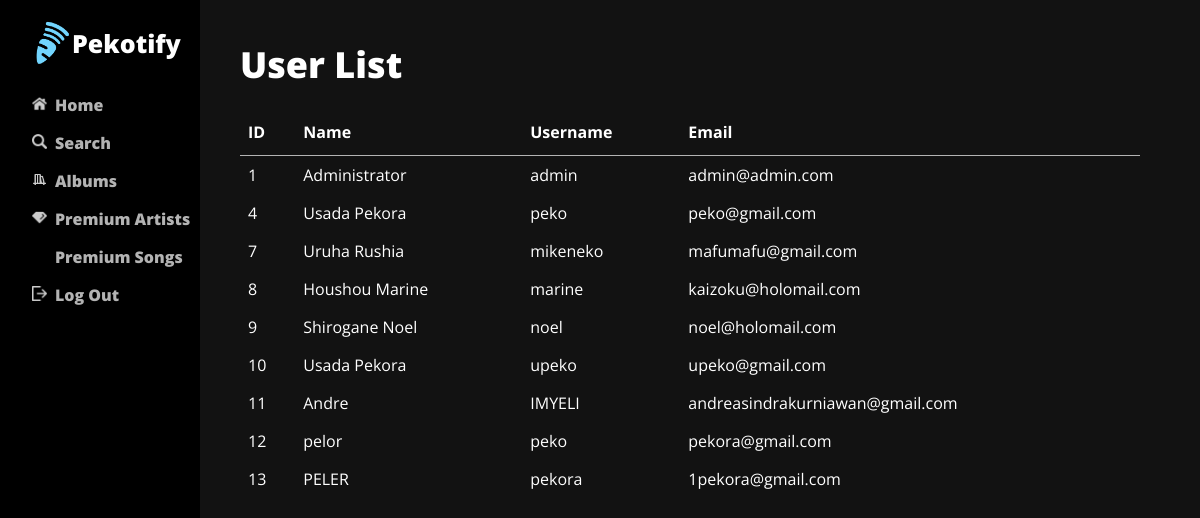
Screenshot of /user-list.php with the database file from the repository.
### tables this page shows
CREATE TABLE `user` (
  `user_id` int NOT NULL AUTO_INCREMENT,
  `email` varchar(255) NOT NULL,
  `password` varchar(255) NOT NULL,
  `username` varchar(255) NOT NULL,
  `name` varchar(255) NOT NULL,
  `isAdmin` tinyint(1) NOT NULL,
  PRIMARY KEY (`user_id`)
);

### src/user-list.php (the view, shortened to what this page needs)
<!DOCTYPE html>
<html lang="en">
<head>
    <link rel="stylesheet" href="css/style.css">
    <link rel="stylesheet" href="css/sidenav.css">
    <link rel="stylesheet" href="css/user-list.css">
</head>
<body>
    <div class="container">
        <?php
            include "component/sidenav.php";
            include "config.php";
        ?>
        <div class="user-list">
            <h1>User List</h1>
            <table class="user-table">
                <tr>
                    <th>ID</th>
                    <th>Name</th>
                    <th>Username</th>
                    <th>Email</th>
                </tr>
                <?php
                    $query = "SELECT * FROM user";
                    $result = mysqli_query($db, $query);
                    while ($row = mysqli_fetch_assoc($result)) {
                        echo "<tr>";
                        echo "<td>" . $row['user_id'] . "</td>";
                        echo "<td>" . $row['name'] . "</td>";
                        echo "<td>" . $row['username'] . "</td>";
                        echo "<td>" . $row['email'] . "</td>";
                        echo "</tr>";
                    }
                ?>
            </table>
        </div>
    </div>
</body>
</html>

### src/css/style.css (style rules this page uses)
* { margin: 0px; padding: 0px; font-family: "Open Sans"; color: #ffffff; }
body { background-color: #121212; }
.container { display: flex; flex-direction: row; justify-content: stretch; }

### src/css/user-list.css (style rules this page uses)
.user-list { margin: 40px; min-width: 75%; color: #b3b3b3; }
.user-list h1 { font-size: 36px; font-weight: 800; margin-bottom: 20px; }
.user-table { border-collapse: collapse; width: 100%; }
.user-table td, .user-table th { padding: 8px; }
.user-table th { padding-top: 12px; padding-bottom: 12px; text-align: left; border-bottom: 0.5px solid #b3b3b3; }

### rows the page displays
user: user_id "1", name "Administrator", username "admin", email "admin@admin.com"
user: user_id "4", name "Usada Pekora", username "peko", email "peko@gmail.com"
user: user_id "7", name "Uruha Rushia", username "mikeneko", email "mafumafu@gmail.com"
user: user_id "8", name "Houshou Marine", username "marine", email "kaizoku@holomail.com"
user: user_id "9", name "Shirogane Noel", username "noel", email "noel@holomail.com"
user: user_id "10", name "Usada Pekora", username "upeko", email "upeko@gmail.com"
user: user_id "11", name "Andre", username "IMYELI", email "andreasindrakurniawan@gmail.com"
user: user_id "12", name "pelor", username "peko", email "pekora@gmail.com"
user: user_id "13", name "PELER", username "pekora", email "1pekora@gmail.com"
